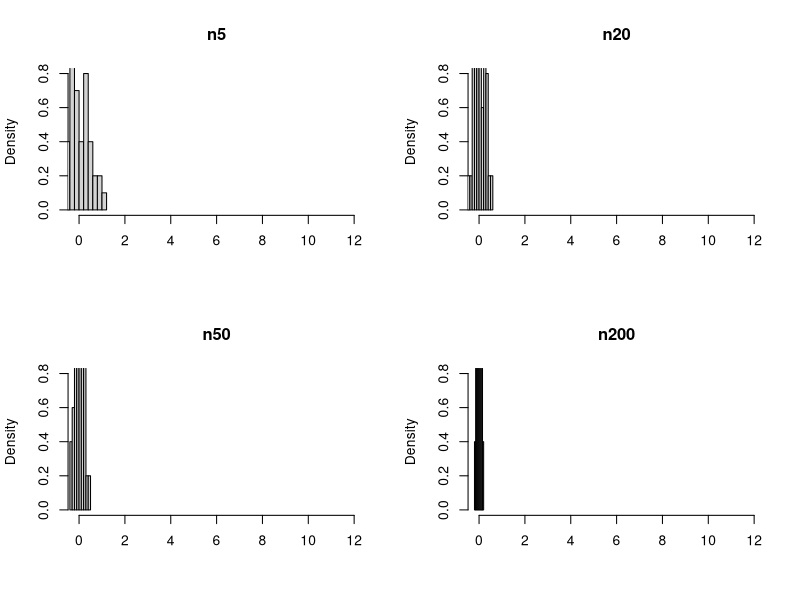

The R script that drew this image:
n5 <- matrix(rnorm(50*5), nrow = 50)
n5

n20 <- matrix(rnorm(50*20), nrow = 50)
n20

n50 <- matrix(rnorm(50*50), nrow = 50)
n50

n200 <- matrix(rnorm(50*200), nrow = 50)
n200

n5means <- rowMeans(n5)
n5means

n20means <- rowMeans(n20)
n20means

n50means <- rowMeans(n50)
n50means

n200means <- rowMeans(n200)
n200means

par(mfrow=c(2,2))
hist(n5means, xlab = " ", prob=T, xlim = range(0:12), ylim = range(0, 0.2, 0.4, 0.6, 0.8), main = "n5", nclass=10)

hist(n20means, xlab = " ", prob=T, xlim = range(0:12), ylim = range(0, 0.2, 0.4, 0.6, 0.8), main = "n20", nclass=10)

hist(n50means, xlab = " ", prob=T, xlim = range(0:12), ylim = range(0, 0.2, 0.4, 0.6, 0.8), main = "n50", nclass=10)

hist(n200means, xlab = " ", prob=T, xlim = range(0:12), ylim = range(0, 0.2, 0.4, 0.6, 0.8), main = "n200", nclass=10)
